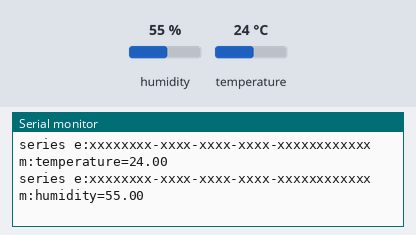
The sketch below on a simulated Arduino Uno, built with avr-gcc and run on an emulated ATmega328P. On the bench: the last lines printed to the serial monitor. Inputs (shaded band) come from the test bench; at power-on: humidity 55 %, temperature 24 °C.

Above: at 3.0 s.
3.1 s: humidity set to 22 %
At 4.1 s:
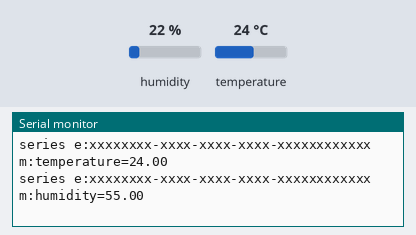
6.1 s: temperature set to 12 °C
At 7.8 s:
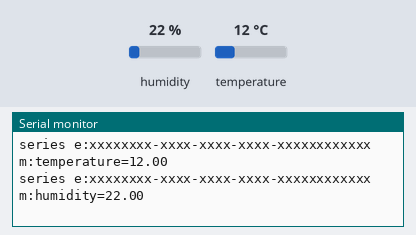
12.5 s: humidity set to 40 %
At 13.4 s:
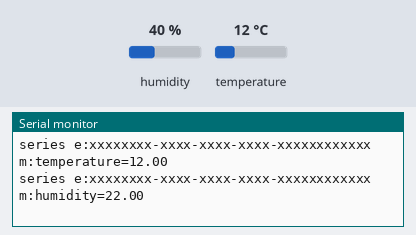
Timing chart, 0 to 15.5 s (numbered marks = the images above; inputs shaded):
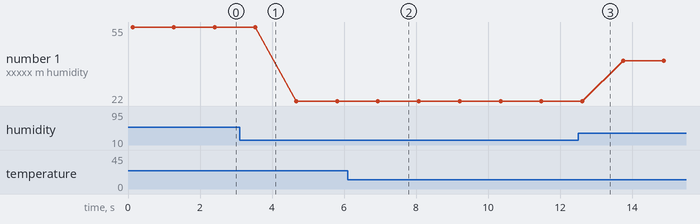

Measured:
- after the input at 6.1 s, the serial monitor: prints a new line after 0.77 s (image 2)
- plotted number 1: 55 → 22 after the input at 3.1 s, 22 → 40 after the input at 12.5 s

The sketch:

atsd_serial_example.ino
```cpp
#include <SPI.h>


#include "DHT.h" //add DHT library
// Uncomment whatever type you're using!
#define DHTTYPE DHT11   // DHT 11
//#define DHTTYPE DHT22   // DHT 22  (AM2302)
//#define DHTTYPE DHT21   // DHT 21 (AM2301)

#define DHTPIN 2
DHT dht(DHTPIN, DHTTYPE);

//mqtt connection settings
String entityID = "xxxxxxxx-xxxx-xxxx-xxxx-xxxxxxxxxxxx";

void setup() {
  Serial.begin(9600);
  dht.begin(); //Uncomment to use sensors DHT sensors.
}

void loop() {
    String data = "series e:" + entityID + " m:millis=" + (String)getData();
    Serial.println(data);

    String temperature = "series e:" + entityID + " m:temperature=" + (String)getTemperature();
    Serial.println(temperature);

    String humidity = "series e:" + entityID + " m:humidity=" + (String)getHumidity();
    Serial.println(humidity);
    delay(1000);
}


float getData() {
  return 200.0*sin((double)millis()/100000.0) + 300.0;
}

//UNCOMMENT TO USE DHT SENSORS:
float getTemperature() {
  return dht.readTemperature();
}
float getHumidity() {
  return dht.readHumidity();
}
```
